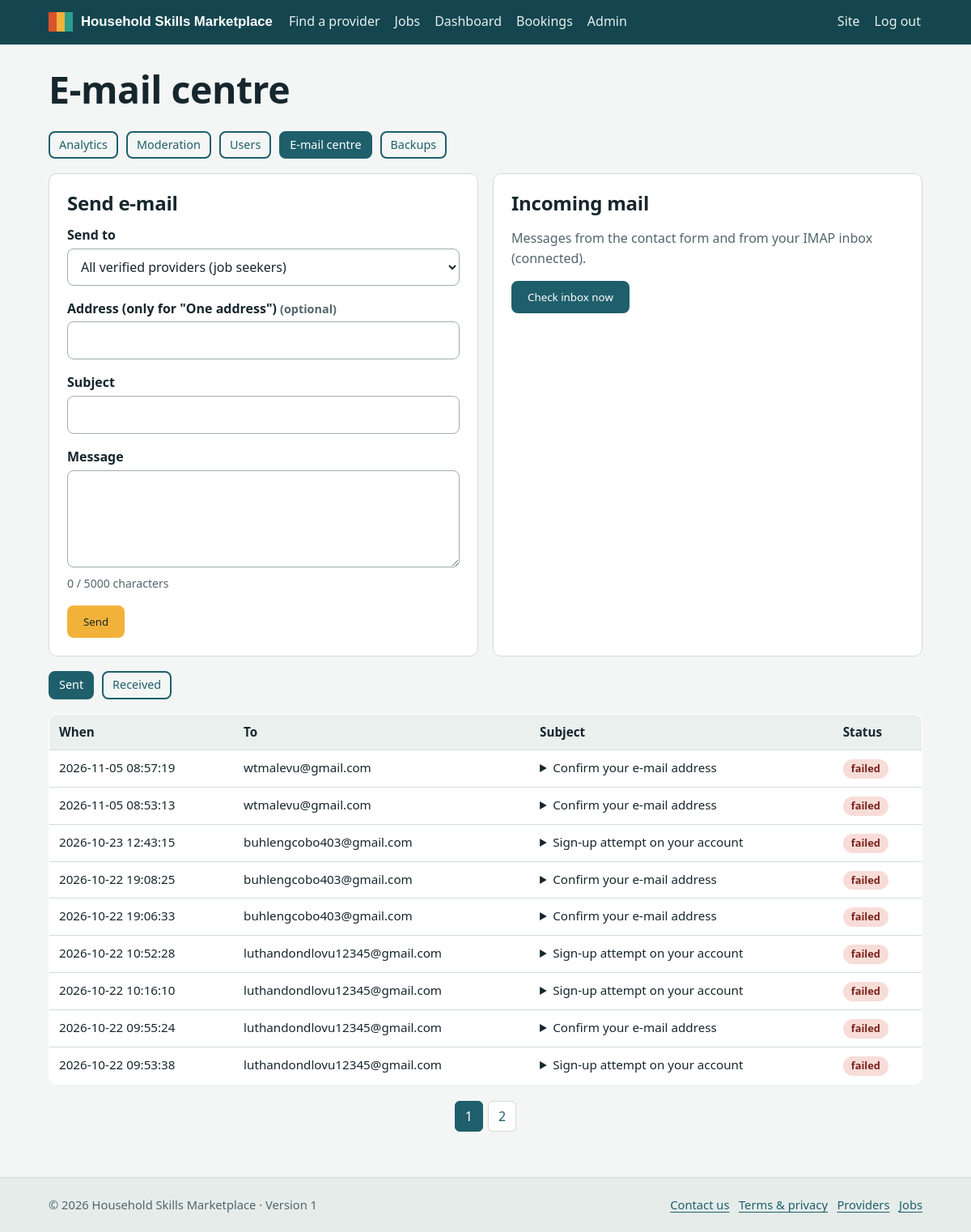
The page /admin/emails (signed in) on the database its author committed.
### tables this page shows
CREATE TABLE users(
  id INTEGER PRIMARY KEY AUTOINCREMENT,
  email TEXT NOT NULL UNIQUE COLLATE NOCASE,
  password_hash TEXT NOT NULL,
  full_name TEXT NOT NULL,
  phone TEXT DEFAULT '',
  role TEXT NOT NULL CHECK(role IN ('client','provider','admin')),
  is_verified INTEGER NOT NULL DEFAULT 0,
  is_active INTEGER NOT NULL DEFAULT 1,
  ua_hash TEXT,
  created_at TEXT NOT NULL DEFAULT CURRENT_TIMESTAMP,
  last_login TEXT
);

CREATE TABLE emails(
  id INTEGER PRIMARY KEY AUTOINCREMENT,
  direction TEXT NOT NULL CHECK(direction IN ('out','in')),
  to_addr TEXT, from_addr TEXT, subject TEXT, body TEXT,
  status TEXT NOT NULL, error TEXT, user_id INTEGER, message_id TEXT UNIQUE,
  created_at TEXT NOT NULL DEFAULT CURRENT_TIMESTAMP
);

### app.py (the view, shortened to what this page needs)
    @app.route("/admin/emails", methods=["GET", "POST"])
    @admin_only
    def admin_emails():
        tab = "in" if request.args.get("tab") == "in" else "out"
        rows, pg = paginate("SELECT * FROM emails WHERE direction=? ORDER BY id DESC", (tab,), pnum())
        return render_template("admin_emails.html", rows=rows, pg=pg, tab=tab, imap=bool(app.config["IMAP_HOST"]), smtp=bool(app.config["SMTP_HOST"]))

### db.py (called while the page is built)
def get_db():
    if "db" not in g:
        g.db = sqlite3.connect(current_app.config["DATABASE"], timeout=15)
        g.db.row_factory = sqlite3.Row
        g.db.execute("PRAGMA foreign_keys=ON")
    return g.db

def q(sql, args=(), one=False):
    rows = get_db().execute(sql, args).fetchall()
    if one:
        return rows[0] if rows else None
    return rows

### security.py (called while the page is built)
def rules_json():
    return json.dumps({"min": MIN_LEN, "common": COMMON, "rules": RULES})

def csrf_token():
    if "csrf" not in session:
        session["csrf"] = secrets.token_urlsafe(32)
    return session["csrf"]

### templates/admin_emails.html (shortened to what this page needs)
{% extends "base.html" %}{% import '_m.html' as m with context %}{% block title %}E-mail centre{% endblock %}
{% block content %}<h1>E-mail centre</h1>{% with active='mail' %}{% include 'admin_nav.html' %}{% endwith %}
<div class="grid g2 mt"><div class="card"><h2>Send e-mail</h2><form method="post">{{ m.csrf() }}<input type="hidden" name="op" value="send"><input type="hidden" name="tab" value="out">
<div class="f"><label for="audience">Send to</label><select id="audience" name="audience"><option value="providers">All verified providers (job seekers)</option></select></div>
{{ m.field('to','Address (only for "One address")','email',required=False,maxlen=120) }}{{ m.field('subject','Subject','text',maxlen=150) }}
<div class="f"><label for="body">Message</label><textarea id="body" name="body" required minlength="5" maxlength="5000"></textarea></div><button class="btn chip" type="submit">Send</button></form></div>
<div class="card"><h2>Incoming mail</h2><p class="muted">Messages from the contact form and from your IMAP inbox ({{ 'connected' if imap else 'not configured' }}).</p>
<form method="post">{{ m.csrf() }}<input type="hidden" name="op" value="fetch"><input type="hidden" name="tab" value="in"><button class="btn" type="submit">Check inbox now</button></form></div></div>
<div class="row mt"><a class="btn sm {{ '' if tab=='out' else 'ghost' }}" href="{{ url_for('admin_emails', tab='out') }}">Sent</a><a class="btn sm {{ '' if tab=='in' else 'ghost' }}" href="{{ url_for('admin_emails', tab='in') }}">Received</a></div>
<div class="tscroll mt"><table><thead><tr><th>When</th><th>{{ 'To' if tab=='out' else 'From' }}</th><th>Subject</th><th>Status</th></tr></thead><tbody>
{% for e in rows %}<tr><td>{{ e.created_at }}</td><td>{{ e.to_addr if tab=='out' else e.from_addr }}</td><td><details><summary>{{ e.subject }}</summary></details></td><td>{{ m.status(e.status) }}</td></tr>
{% else %}<tr><td colspan="4" class="muted">No messages.</td></tr>{% endfor %}</tbody></table></div>{{ m.pager(pg, 'admin_emails', tab=tab) }}{% endblock %}

### templates/base.html (shortened to what this page needs)
<!doctype html>
<html lang="en">
<head>
<link rel="stylesheet" href="{{ url_for('static', filename='css/style.css') }}">
</head>
<body>
<header class="top"><div class="wrap">
 <a class="brand" href="{{ url_for('index') }}"><span class="chips" aria-hidden="true"><i></i><i></i><i></i></span>Household Skills Marketplace</a>
 <nav class="main" aria-label="Main">
  <a href="{{ url_for('providers') }}">Find a provider</a>
  <a href="{{ url_for('jobs') }}">Jobs</a>
  {% if me %}
   <a href="{{ url_for('dashboard') }}">Dashboard</a>
   <a href="{{ url_for('bookings') }}">Bookings</a>
   {% if me.role == 'admin' %}<a href="{{ url_for('admin_home') }}">Admin</a>{% endif %}
  {% endif %}
 </nav>
 <div class="right">
  {% if me %}<a href="{{ url_for('account') }}">{{ me.full_name.split()[0] }}</a>
   <form method="post" action="{{ url_for('logout') }}"><input type="hidden" name="csrf_token" value="{{ csrf_token() }}"><button class="linkbtn" type="submit">Log out</button></form>
  {% else %}<a href="{{ url_for('login') }}">Log in</a><a class="btn chip sm" href="{{ url_for('register') }}">Sign up</a>{% endif %}
 </div>
</div></header>
<main id="main"><div class="wrap">
 {% block content %}{% endblock %}
</div></main>
<footer><div class="wrap"><span>&copy; {{ today[:4] }} Household Skills Marketplace &middot; Version 1</span>
 <span><a href="{{ url_for('contact') }}">Contact us</a> &nbsp; <a href="{{ url_for('terms') }}">Terms &amp; privacy</a> &nbsp; <a href="{{ url_for('providers') }}">Providers</a> &nbsp; <a href="{{ url_for('jobs') }}">Jobs</a></span></div></footer>
</body></html>

### templates/_m.html (shortened to what this page needs)
{% macro field(name, label, type='text', value='', required=True, hint='', ac='', maxlen=None, placeholder='') %}
<div class="f"><label for="{{ name }}">{{ label }}{% if not required %} <span class="muted small">(optional)</span>{% endif %}</label>
<input id="{{ name }}" name="{{ name }}" type="{{ type }}" value="{{ value or '' }}" {% if required %}required{% endif %}
 {% if ac %}autocomplete="{{ ac }}"{% endif %} {% if maxlen %}maxlength="{{ maxlen }}"{% endif %} {% if placeholder %}placeholder="{{ placeholder }}"{% endif %}
 {% if type=='number' %}min="0" step="0.01" inputmode="decimal"{% endif %}>
{% if hint %}<div class="hint">{{ hint }}</div>{% endif %}</div>
{% endmacro %}
{% macro pager(pg, endpoint) %}
{% if pg.pages > 1 %}<nav class="pager" aria-label="Pages">
{% for n in range(1, pg.pages + 1) %}{% if n == pg.page %}<span class="cur" aria-current="page">{{ n }}</span>
{% else %}<a href="{{ url_for(endpoint, page=n, **kwargs) if kwargs else url_for(endpoint, page=n) }}">{{ n }}</a>{% endif %}{% endfor %}</nav>{% endif %}
{% endmacro %}
{% macro status(s) %}<span class="pill {{ s }}">{{ s }}</span>{% endmacro %}

### static/css/style.css (style rules this page uses)
:root { --ink:#16262d;--teal:#1f5f6b;--teal-d:#154650;--chip:#f2b23a;--bg:#f3f6f5;--card:#fff;--line:#d3dcd9;--muted:#52666d;--err:#a8332a;--ok:#25744a;--r:10px; --c0:#d9532b;--c1:#2a9d8f;--c2:#5f8f43;--c3:#e0a526;--c4:#3a7ca5;--c5:#8b5cc6;--c6:#8d6a4a;--c7:#c8405a;--c8:#4f6d7a }
* { box-sizing:border-box }
html { scroll-behavior:smooth }
body { margin:0;font:16px/1.55 "Segoe UI",system-ui,-apple-system,Roboto,Helvetica,Arial,sans-serif;color:var(--ink);background:var(--bg) }
h1,h2,h3 { font-family:"Trebuchet MS","Segoe UI",system-ui,sans-serif;line-height:1.2;letter-spacing:-.01em;margin:0 0 .5em }
h1 { font-size:clamp(1.9rem,4vw,2.9rem) }
h2 { font-size:1.5rem }
a { color:var(--teal);text-underline-offset:3px }
.wrap { max-width:1120px;margin:0 auto;padding:0 20px }
header.top { background:var(--teal-d);color:#fff;position:sticky;top:0;z-index:5 }
header.top .wrap { display:flex;align-items:center;gap:18px;flex-wrap:wrap;padding-top:10px;padding-bottom:10px }
.brand { display:flex;align-items:center;gap:10px;color:#fff;text-decoration:none;font:700 1.05rem "Trebuchet MS",sans-serif }
.chips { display:flex }
.chips i { width:10px;height:24px;display:block }
.chips i:nth-child(1) { background:var(--c0) }
.chips i:nth-child(2) { background:var(--chip) }
.chips i:nth-child(3) { background:var(--c1) }
nav.main { display:flex;gap:4px 14px;flex-wrap:wrap;flex:1 }
nav.main a,.right a,.linkbtn { color:#e6f0ee;text-decoration:none;padding:4px 2px;border-bottom:2px solid transparent;background:none;border-top:0;border-left:0;border-right:0;font:inherit;cursor:pointer }
.right { display:flex;gap:14px;align-items:center }
.right form { margin:0 }
main { padding:28px 0 56px;min-height:60vh }
footer { background:#e5ecea;border-top:1px solid var(--line);padding:22px 0;font-size:.92rem;color:var(--muted) }
footer .wrap { display:flex;gap:18px;flex-wrap:wrap;justify-content:space-between }
.card { background:var(--card);border:1px solid var(--line);border-radius:var(--r);padding:22px }
.grid { display:grid;gap:18px }
.g2 { grid-template-columns:repeat(auto-fit,minmax(300px,1fr)) }
.muted { color:var(--muted) }
.small { font-size:.9rem }
.mt { margin-top:18px }
.row { display:flex;gap:10px;flex-wrap:wrap;align-items:center }
.btn { display:inline-block;background:var(--teal);color:#fff;border:2px solid var(--teal);border-radius:8px;padding:9px 18px;font:600 1rem inherit;font-family:inherit;text-decoration:none;cursor:pointer }
.btn.chip { background:var(--chip);border-color:var(--chip);color:var(--ink) }
.btn.ghost { background:transparent;color:var(--teal) }
.btn.sm { padding:4px 11px;font-size:.9rem }
label { display:block;font-weight:600;margin:0 0 4px }
input,select,textarea { width:100%;padding:10px 12px;border:1.5px solid #9fb0ab;border-radius:8px;font:inherit;background:#fff;color:var(--ink) }
textarea { min-height:120px;resize:vertical }
.f { margin-bottom:16px }
.pill { display:inline-block;font-size:.8rem;font-weight:700;padding:2px 10px;border-radius:20px;background:#e3eeec;color:var(--teal-d) }
.pill.rejected,.pill.suspended,.pill.declined,.pill.cancelled,.pill.closed,.pill.failed { background:#f8dcd8;color:#7a241d }
table { width:100%;border-collapse:collapse;background:#fff;border:1px solid var(--line);border-radius:var(--r);overflow:hidden }
th,td { text-align:left;padding:10px 12px;border-bottom:1px solid var(--line);vertical-align:top;font-size:.95rem }
th { background:#e9f0ee }
.tscroll { overflow-x:auto }
.pager { display:flex;gap:6px;justify-content:center;margin-top:20px;flex-wrap:wrap }
.pager a,.pager span { padding:6px 12px;border:1px solid var(--line);border-radius:6px;background:#fff;text-decoration:none }
.pager span.cur { background:var(--teal);color:#fff;border-color:var(--teal) }

### rows shown on the page
users: full_name "Site"
emails: created_at "2026-11-05 08:57:19", to_addr "wtmalevu@gmail.com", subject "Confirm your e-mail address", status "failed"
emails: created_at "2026-11-05 08:53:13", to_addr "wtmalevu@gmail.com", subject "Confirm your e-mail address", status "failed"
emails: created_at "2026-10-23 12:43:15", to_addr "buhlengcobo403@gmail.com", subject "Sign-up attempt on your account", status "failed"
emails: created_at "2026-10-22 19:08:25", to_addr "buhlengcobo403@gmail.com", subject "Confirm your e-mail address", status "failed"
emails: created_at "2026-10-22 19:06:33", to_addr "buhlengcobo403@gmail.com", subject "Confirm your e-mail address", status "failed"
emails: created_at "2026-10-22 10:52:28", to_addr "luthandondlovu12345@gmail.com", subject "Sign-up attempt on your account", status "failed"
emails: created_at "2026-10-22 10:16:10", to_addr "luthandondlovu12345@gmail.com", subject "Sign-up attempt on your account", status "failed"
emails: created_at "2026-10-22 09:55:24", to_addr "luthandondlovu12345@gmail.com", subject "Confirm your e-mail address", status "failed"
emails: created_at "2026-10-22 09:53:38", to_addr "luthandondlovu12345@gmail.com", subject "Sign-up attempt on your account", status "failed"

### other values the page prints
{{ label }} "Address (only for \"One address\") Subject"
{{ 'connected' if imap else 'not configured' }} "connected"
{{ 'To' if tab=='out' else 'From' }} "To"
{{ n }} "1"
{{ n }} "2"
